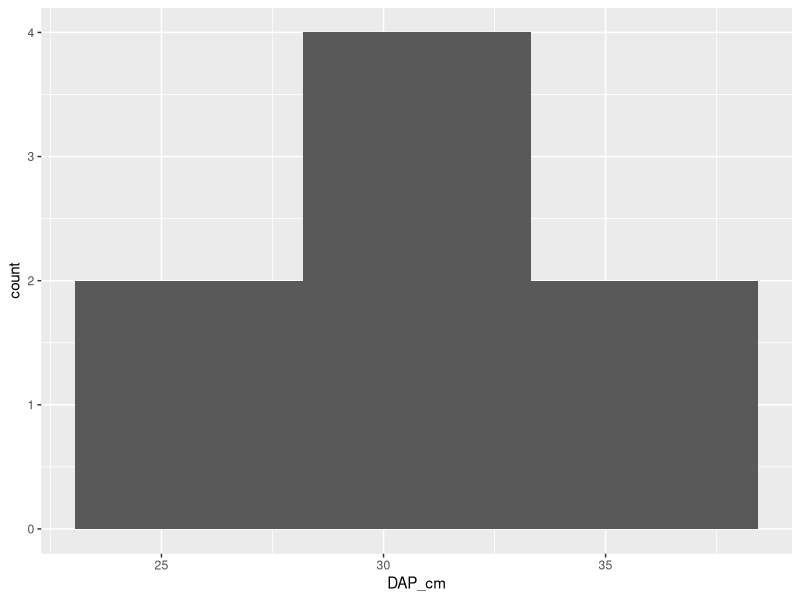
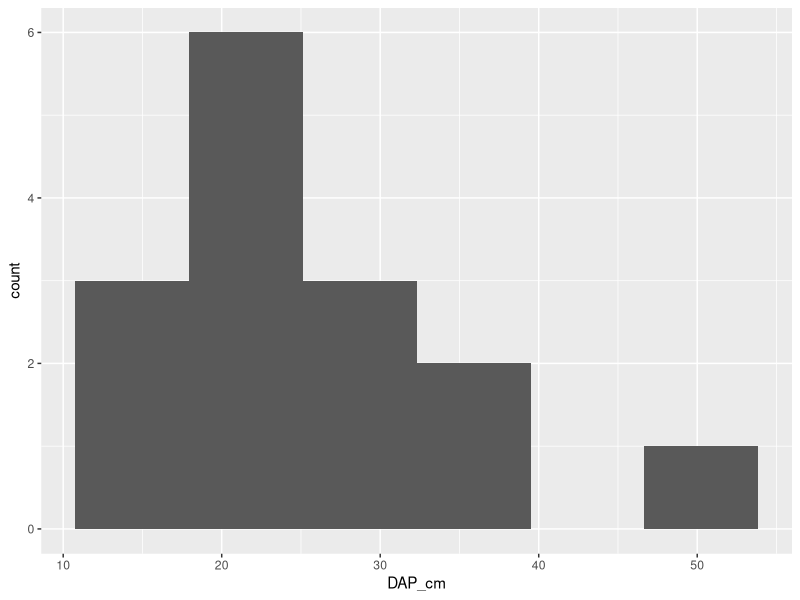
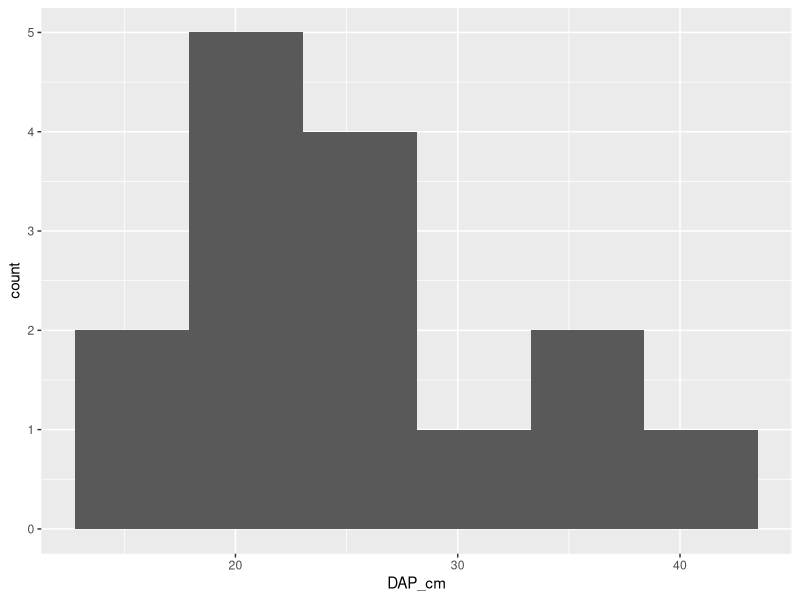
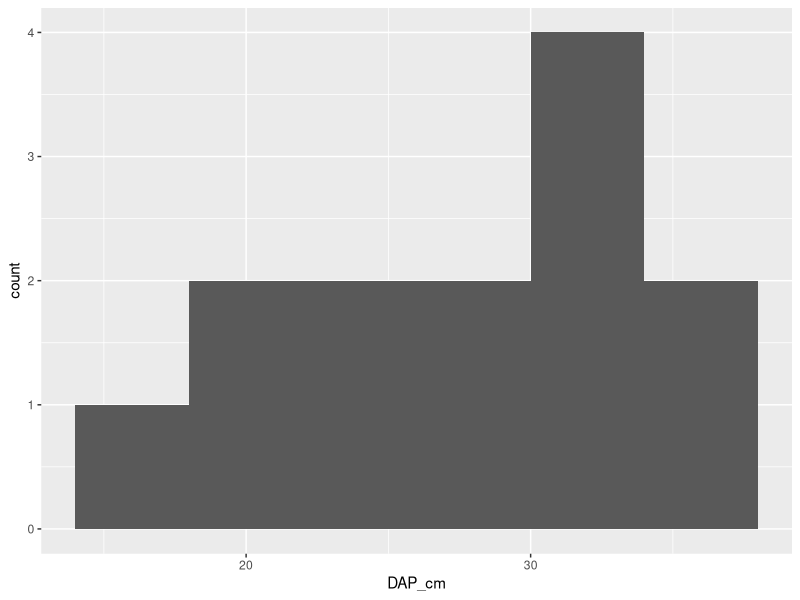
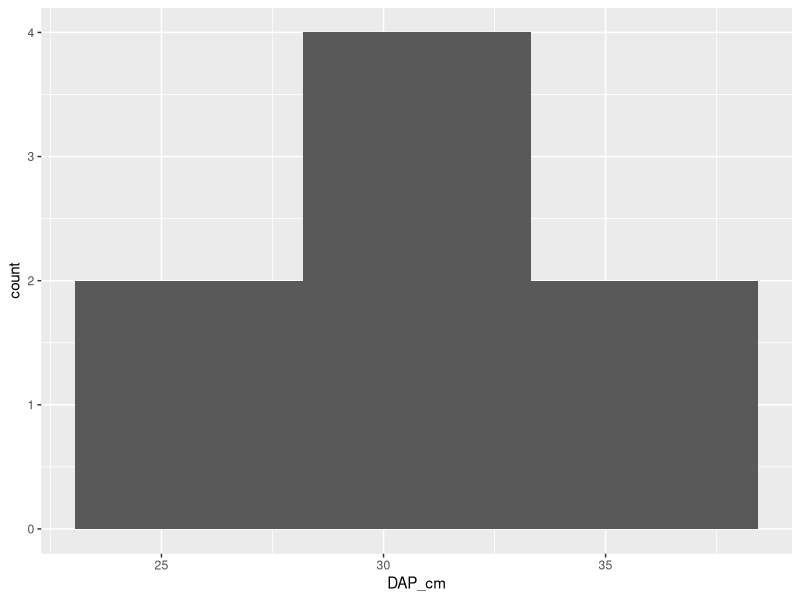
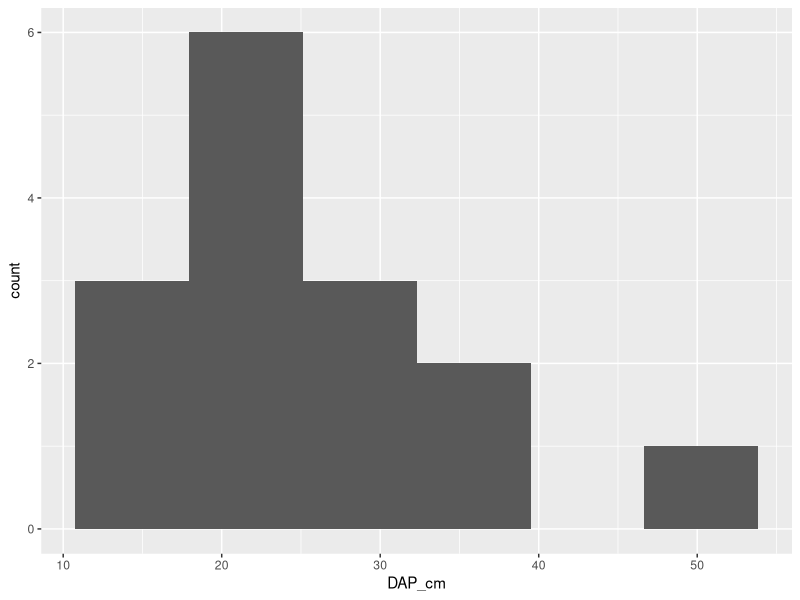
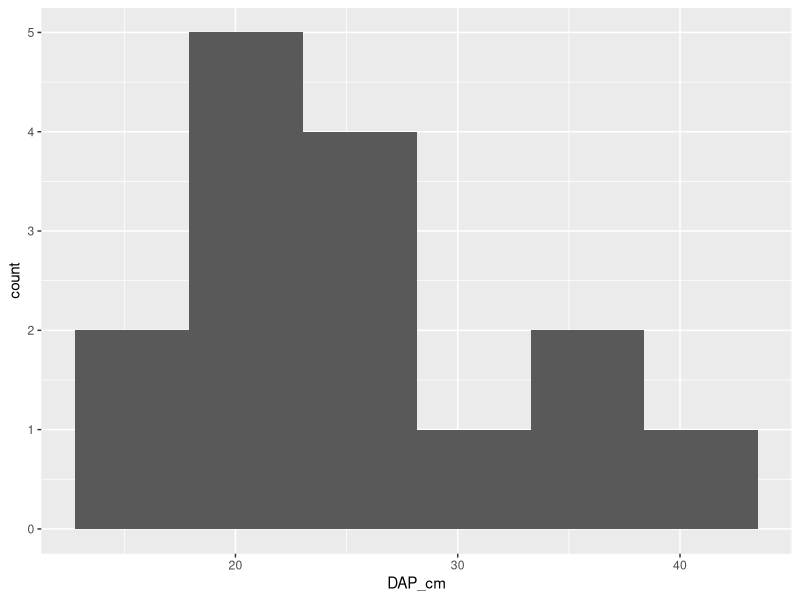
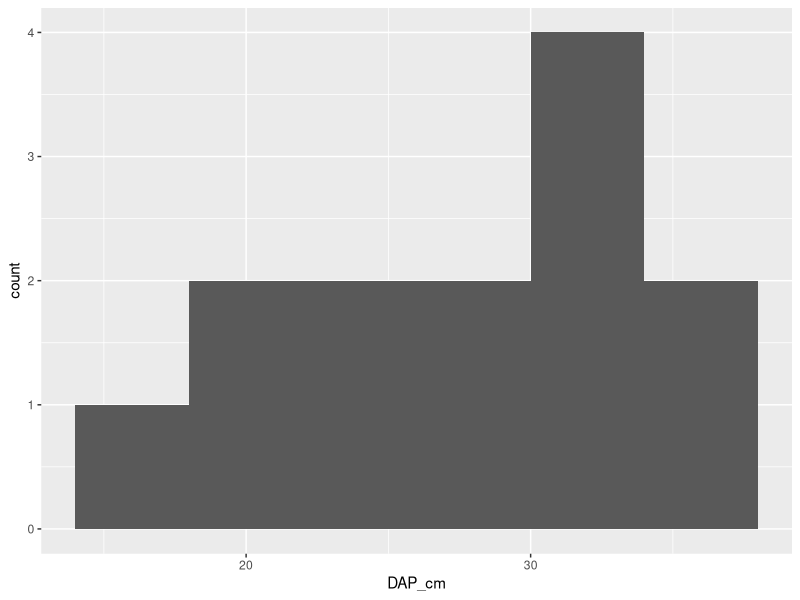

R code for these plots, in order:
## ---- chunk 1
knitr::opts_chunk$set(echo = FALSE, 
                      warning = FALSE, 
                      message = FALSE)

library(tidyverse)
library(ggplot2)
## ---- chunk 2
data<- read.csv2("Salida1.csv")

data<- data %>% mutate(Parcela = as.factor(Parcela),
                       Subparcela = as.factor(Subparcela)) %>% select(-c(X.))


data<- data %>% group_by(Parcela) %>% mutate(`Area ind(m)`= (pi/4)*(DAP_cm/100)^2, 
                                             Dap_f_cm = (d1+d2)/2, 
                                             `Area copa(m)` = (pi/4)*(D_copa)^2) %>% 
  mutate(`Error DAP`= ((abs(Dap_f_cm - DAP_cm))/ DAP_cm)*100, 
         `Error alt` = ((abs(Alt_med - Alt_cal))/ Alt_cal)*100)

## ---- chunk 3
data %>% group_by(Parcela, Subparcela) %>% 
  summarise(a= sum(`Area ind(m)`), 
            Dcm= sqrt(mean(DAP_cm^2)),
            n= length(Parcela), 
            Area_p= sum(`Area copa(m)`)/length(Subparcela), 
            Altura_p= sum(Alt_cal)/length(Subparcela)) %>% 
  mutate(`Area basal`= a*10000/250, 
         N_ind= n*10000/250) %>% 
  select(c(Parcela, Subparcela, Dcm, `Area basal`,N_ind, Area_p, 
           Altura_p))
## ---- chunk 4

data1<- data %>% filter(Parcela == "1")

ggplot(data = data1, mapping = aes(DAP_cm)) +
  geom_histogram(bins = 4, binwidth = 5.125)


data1<- data %>% filter(Parcela == "2")

ggplot(data = data1, mapping = aes(DAP_cm)) +
  geom_histogram(bins = 5, binwidth = 7.18)


data1<- data %>% filter(Parcela == "3")

ggplot(data = data1, mapping = aes(DAP_cm)) +
  geom_histogram(bins = 5, binwidth = 5.12)

data1<- data %>% filter(Parcela == "4")

ggplot(data = data1, mapping = aes(DAP_cm)) +
  geom_histogram(bins = 5, binwidth = 4)
## ---- chunk 5
  
data1<- data %>% filter(Parcela == "1")

ggplot(data = data1, mapping = aes(DAP_cm)) +
  geom_histogram(bins = 4, binwidth = 5.125)


data1<- data %>% filter(Parcela == "2")

ggplot(data = data1, mapping = aes(DAP_cm)) +
  geom_histogram(bins = 5, binwidth = 7.18)


data1<- data %>% filter(Parcela == "3")

ggplot(data = data1, mapping = aes(DAP_cm)) +
  geom_histogram(bins = 5, binwidth = 5.12)

data1<- data %>% filter(Parcela == "4")

ggplot(data = data1, mapping = aes(DAP_cm)) +
  geom_histogram(bins = 5, binwidth = 4)

